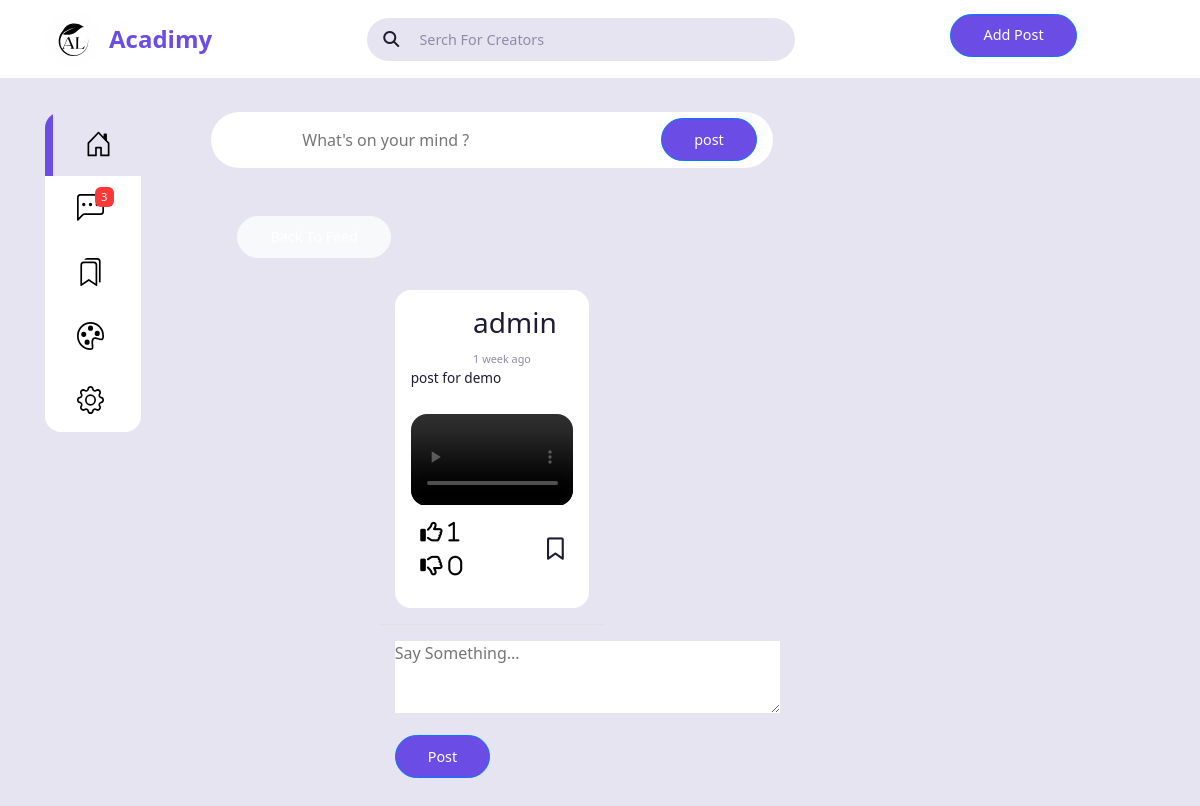
Page /social/post/9/ (signed in) on the committed database.
### socialmedia/models.py (models this page shows)
class Post(models.Model):
    body = models.TextField()
    image = models.ImageField(upload_to='uploads/post_photos', blank=True, null=True)
    video = models.FileField(upload_to='uploads/post_videos', blank=True, null=True)
    created_on = models.DateTimeField(default=timezone.now)
    author = models.ForeignKey(settings.AUTH_USER_MODEL , on_delete=models.CASCADE)
    likes = models.ManyToManyField(settings.AUTH_USER_MODEL, blank=True, related_name='likes')
    dislikes = models.ManyToManyField(settings.AUTH_USER_MODEL, blank=True, related_name='dislikes')

### main/models.py (models this page shows, shortened)
class User(AbstractUser):
    ROLE_CHOICES = (
        ('student', 'Student'),
        ('teacher', 'Teacher'),
        ('admin', 'Admin'),
    )
    username = models.CharField(_('username'), max_length=150, unique=True)
    email = models.EmailField(_('email address'), unique=True)
    role = models.CharField(max_length=20, choices=ROLE_CHOICES, default='student')
    is_email_verified = models.BooleanField(default=False)
    profile_picture = models.ImageField(upload_to='uploads/profile_pictures', blank=True, null=True, default='uploads/profile_pictures/default.jpg')
    bio = models.TextField(blank=True, null=True)

### socialmedia/views.py (the view, shortened to what this page needs)
# urls.py: path('post/<int:pk>/', post_detail_view, name='post-detail'),
@login_required
def post_detail_view(request, pk):
    post = get_object_or_404(Post, pk=pk)
    form = CommentForm()
    comments = Comment.objects.filter(post=post).order_by('-created_on')
    context = {
        'post': post,
        'form': form,
        'comments': comments,
    }
    return render(request, 'socialmedia/post_detail.html', context)

### socialmedia/forms.py
class CommentForm(forms.ModelForm):
    comment = forms.CharField(
        label='',
        widget=forms.Textarea(attrs={
            'rows': '3',
            'placeholder': 'Say Something...'
            }))
    class Meta:
        model = Comment
        fields = ['comment']

### socialmedia/templates/socialmedia/post_detail.html (shortened to what this page needs)
{% extends 'socialmedia/base.html' %}
{% load crispy_forms_tags %}
{% load static %}
{% block feeds %}
<div class="container">
    <div class="row mt-5">
        <div class="col-md-5 col-sm-6">
            <a href="{% url 'post-list' %}" class="btn btn-light">Back To Feed</a>
        </div>
    </div>
    <div class="row justify-content-center mt-3">
        <div class="col-md-5 col-sm-12 border-bottom">
            <div class="feed">
                <div class="feed-top">
                    <div class="user">
                        <div class="profile-picture">
                        </div>
                        <div class="info">
                            <h3>{{ post.author.username }}</h3>
                            <div class="time text-gry">
                                <small><span>{{ post.created_on|timesince }} ago</span></small>
                            </div>
                        </div>
                    </div>
                </div>
                <div class="caption">
                    <div class="title">{{ post.body }}</div>
                </div>
                <div class="video-post">
                    {% if post.video %}
                        <div class="embed-responsive embed-responsive-16by9">
                            <video controls class="embed-responsive-item">
                                <source src="{{ post.video.url }}" type="video/mp4">
                            </video>
                        </div>
                    {% endif %}
                </div>
                <div class="action-button">
                    <div class="interaction-button">
                        <form method="POST" action="{% url 'like' post.pk %}">
                            <button style="background-color: transparent; border: none; box-shadow: none;" type="submit">
                                <i class="far fa-thumbs-up"> <span>{{ post.likes.all.count }}</span></i>
                            </button>
                        </form>
                        <form method="POST" action="{% url 'dislike' post.pk %}">
                            <button style="background-color: transparent; border: none; box-shadow: none;" type="submit">
                                <i class="far fa-thumbs-down"> <span>{{ post.dislikes.all.count }}</span></i>
                            </button>
                        </form>
                    </div>
                    <div class="bookmark">
                        <i class="fa fa-bookmark"></i>
                    </div>
                </div>
            </div>
        </div>
    </div>
    <div class="row justify-content-center mt-3 mb-5">
        <div class="col-md-5 col-sm-12">
            <form method="POST">
                {% for field in form %}
                    <div class="form-group">
                        {% if field.label == 'Body' %}
                            {{ field|as_crispy_field }}
                        {% else %}
                            {{ field }}
                        {% endif %}
                    </div>
                {% endfor %}
                <button class="btn btn-primary">Post</button>
            </form>
        </div>
    </div>
</div>
{% endblock %}

### socialmedia/static/socialmedia/css/Style.css (style rules this page uses)
*, *::before, *::after { margin: 0; padding: 0; box-sizing: border-box; outline: none; text-decoration: none; list-style: none; border: none; }
:root { --primary-color-hue: 252; --color-dark-light-theme: 15%; --color-light-light-theme: 92%; --color-white-light-theme: 100%; --color-white: hsl(0, 0%, var(--color-white-light-theme)); --color-light: hsl(252, 30%, var(--color-light-light-theme)); --color-gray: hsl(252, 15%, 60%); --color-primary: hsl(var(--primary-color-hue), 75%, 60%); --color-secondary: hsl(252, 100%, 90%); --color-success: hsl(120, 95%, 60%); --color-danger: hsl(0, 95%, 60%); --color-dark: hsl(252, 30%, var(--color-dark-light-theme)); --color-black: hsl(252, 30%, 8%); --border-radius: 2rem; --card-border-radius: 1rem; --btn-padding: .6rem 2rem; --search-padding: .6rem 1rem; --card-padding: 1rem; }
body { font-family: system-ui, -apple-system, BlinkMacSystemFont, 'Segoe UI', Roboto, Oxygen, Ubuntu, Cantarell, 'Open Sans', 'Helvetica Neue', sans-serif; color: var(--color-dark); background: var(--color-light); font-size: 16px; }
.container { width: 90%; margin: 0 auto; }
.profile-picture { width: 2.9rem; aspect-ratio: 1/1; border-radius: 50%; overflow: hidden; }
.btn { padding: var(--btn-padding); display: inline-block; cursor: pointer; border-radius: var(--border-radius); font-size: 0.9rem; font-weight: 500; transition: 300ms ease all; color: white !important; }
.btn-primary { background: var(--color-primary); }
.text-gry { color: var(--color-gray); }
.feeds .feed { background: var(--color-white); padding: var(--card-padding); border-radius: var(--card-border-radius); margin: 1rem auto; line-height: 1.5; font-size: .85rem; }
.feeds .feed .feed-top { display: flex; justify-content: space-between; align-items: center; }
.feed .feed-top .user { display: flex; gap: 1rem; }
.feed .action-button { display: flex; justify-content: space-between; align-items: center; font-size: 1.4rem; margin: 0.6rem; }
.bookmark i { font-weight: normal; }
.video-post { width: 100%; height: 100%; position: relative; border-radius: var(--card-border-radius); overflow: hidden; }
@media (max-width:1200px) { .container { width: 96%; } }

### rows in the picture
Post: author.username "admin", created_on "1 week", body "post for demo", likes.all.count "1", dislikes.all.count "0"
